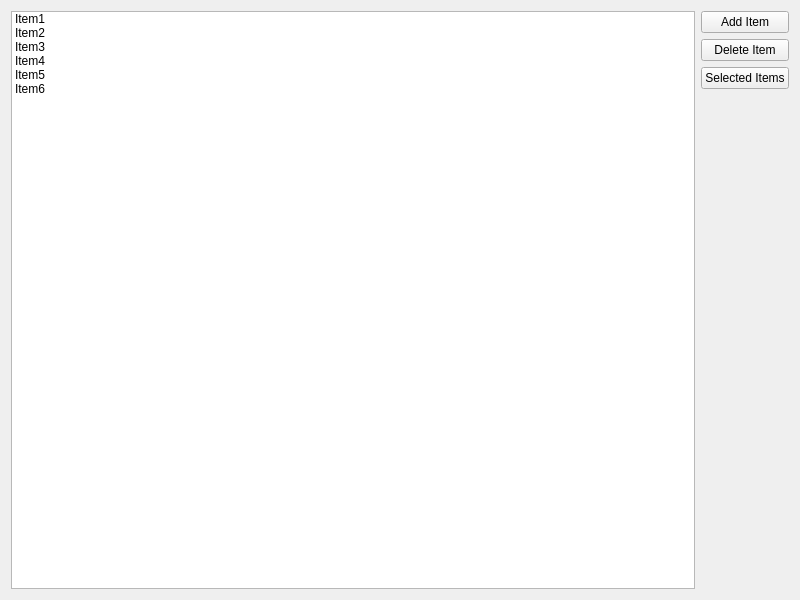
<?xml version="1.0" encoding="UTF-8"?>
<ui version="4.0">
 <class>Widget</class>
 <widget class="QWidget" name="Widget">
  <property name="geometry">
   <rect>
    <x>0</x>
    <y>0</y>
    <width>800</width>
    <height>600</height>
   </rect>
  </property>
  <property name="windowTitle">
   <string>Widget</string>
  </property>
  <layout class="QHBoxLayout" name="horizontalLayout">
   <item>
    <widget class="QListWidget" name="listWidget">
     <item>
      <property name="text">
       <string>Item1</string>
      </property>
     </item>
     <item>
      <property name="text">
       <string>Item2</string>
      </property>
     </item>
     <item>
      <property name="text">
       <string>Item3</string>
      </property>
     </item>
     <item>
      <property name="text">
       <string>Item4</string>
      </property>
     </item>
     <item>
      <property name="text">
       <string>Item5</string>
      </property>
     </item>
     <item>
      <property name="text">
       <string>Item6</string>
      </property>
     </item>
    </widget>
   </item>
   <item>
    <layout class="QVBoxLayout" name="verticalLayout">
     <item>
      <widget class="QPushButton" name="addItemButton">
       <property name="text">
        <string>Add Item</string>
       </property>
      </widget>
     </item>
     <item>
      <widget class="QPushButton" name="deleteItemButton">
       <property name="text">
        <string>Delete Item</string>
       </property>
      </widget>
     </item>
     <item>
      <widget class="QPushButton" name="selectedItemsButton">
       <property name="text">
        <string>Selected Items</string>
       </property>
      </widget>
     </item>
     <item>
      <spacer name="verticalSpacer">
       <property name="orientation">
        <enum>Qt::Vertical</enum>
       </property>
       <property name="sizeHint" stdset="0">
        <size>
         <width>20</width>
         <height>148</height>
        </size>
       </property>
      </spacer>
     </item>
    </layout>
   </item>
  </layout>
 </widget>
 <resources/>
 <connections/>
</ui>
